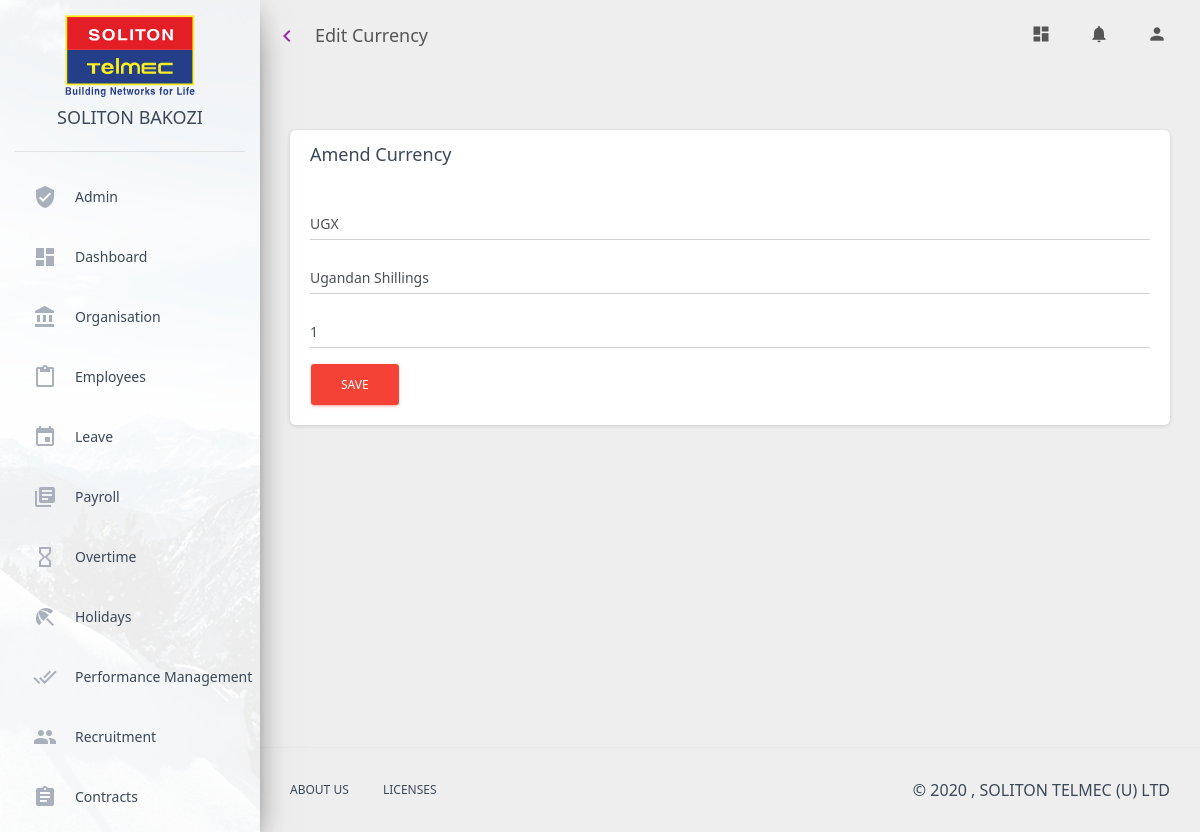
The page /settings/edit_currency/1/ (signed in) on the database its author committed.
### settings/models.py (models this page shows, shortened)
class Currency(models.Model):
    code = models.CharField(max_length=10,unique=True, default="UGX")
    desc = models.CharField(max_length=20,default="Ugandan Shillings")
    cost = models.CharField(max_length=20,default="1")

### settings/views.py (the view, shortened to what this page needs)
# urls.py: path('edit_currency/<int:currency_id>/', views.edit_currency_page, name="edit_currency_page"),
def edit_currency_page(request, currency_id):
    currency = get_currency(currency_id)
    context = {
        "currency": currency
    }
    return render(request, 'settings/edit_currency.html', context)

### employees/models.py (called while the page is built)
    @property
    def position(self):
        return self.organisationdetail.position.name

    def __str__(self):
        return self.first_name + " " + self.last_name

### ems_auth/models.py (called while the page is built)
    @property
    def get_unread_notifications(self):
        return self.notification_set.filter(status="Unread")

### settings/templates/settings/edit_currency.html (shortened to what this page needs)
{%extends 'solitonems/base.html'%}
{% load humanize %}
{%block page_title %}
Edit Currency
{%endblock%}
{%block content%}
<div class="content">
    <div class="container-fluid">
        <div class="row">
            <div class="col-md-12">
                <div class="card">
                    <div class="card-header">
                        <h4 class="card-title ">Amend Currency</h4>
                    </div>
                    <div class="card-body">
                        <form method="post"> {%csrf_token%}
                            <div class="form-group">
                                <input type="text" class="form-control" placeholder="Enter currency code"
                                       name="code" value="{{currency.code}}"required>
                            </div>
                            <div class="form-group">
                                <input type="text" class="form-control" placeholder="Enter currency description"
                                       name="desc" value="{{currency.desc}}" required>
                            </div>
                            <div class="form-group">
                                <input type="text" class="form-control" placeholder="Enter currency cost"
                                       name="cost" value="{{currency.cost}}" required>
                            </div>
                            <input type="submit" class="btn btn-danger" value="Save">
                        </form>
                    </div>
                </div>
            </div>
        </div>
    </div>
</div>
{%endblock%}

### rows shown on the page
Currency: code "UGX", desc "Ugandan Shillings", cost "1"
